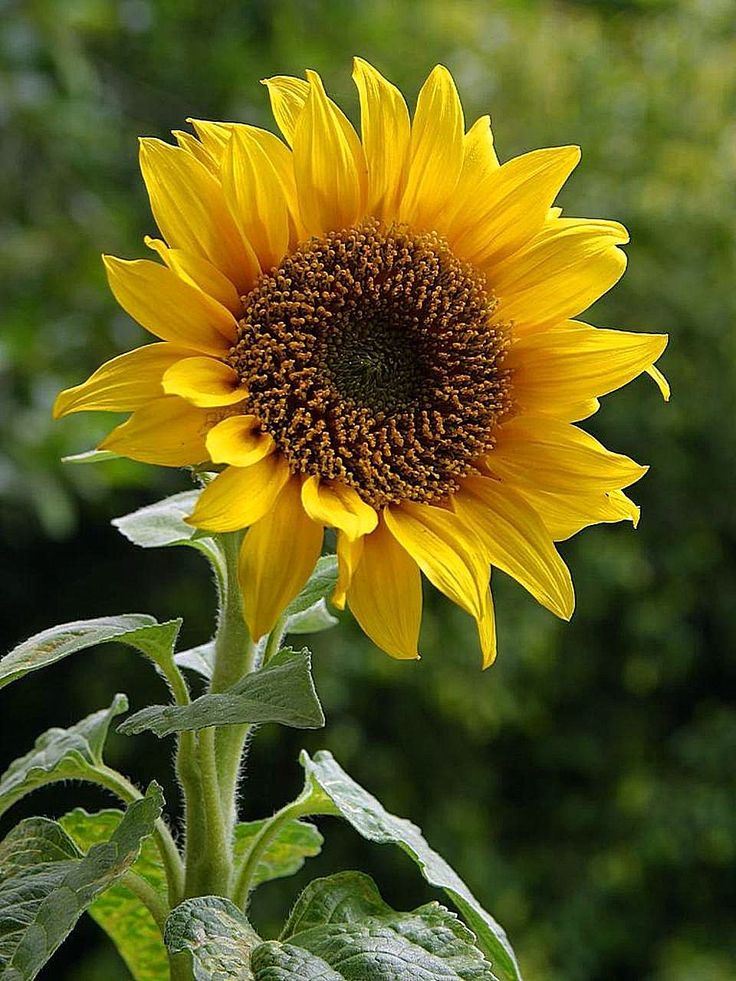
%> input picture praktikum/bunga.jpg, 736 x 981 px
$ octave praktikum1.m   (GNU Octave 9; MATLAB toolbox functions it lacks are replaced by stand-ins)
%> lines starting %> are read from the running program, lines starting %| are printed output that depends on the picture; in (x1, y1, x2, y2) boxes, pixels count from 0 and x2, y2 are one past the last pixel; in counts of white or black regions, pixels touching at a corner belong together; the program's own positions count from 1
 img = imread('C:/rima/Pengolahan Citra 4/praktek3/praktek3/bunga.jpg');
%> img is the input picture: size 981x736x3 uint8; mean R, G, B 98.4, 95.1, 31.8
 imshow(img);

ukuran = size (img);
%> ukuran = [981 736 3]


 [baris,kolom,z] = size (img);
%> baris = 981; kolom = 736; z = 3


 gray = rgb2gray(img);
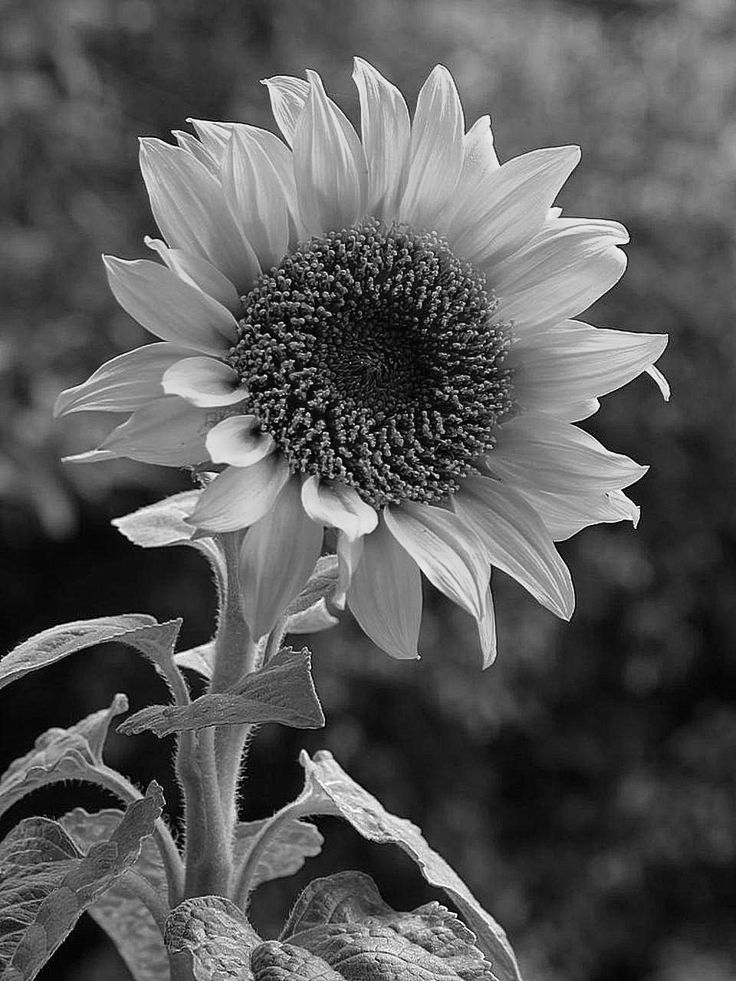
%> gray: size 981x736 uint8; min 0, max 254, mean 88.9
imshow(gray);

 bw = im2bw (gray);
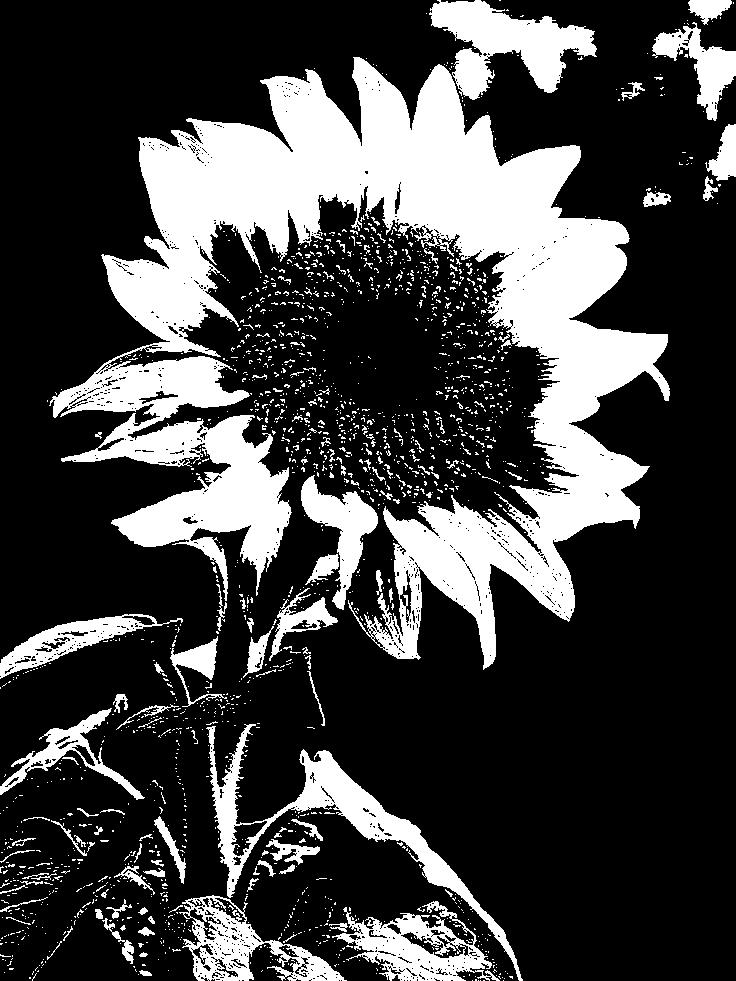
%> bw: size 981x736 logical; 25.8% white; 1871 white regions (1743 under 20 px), largest, box (x1, y1, x2, y2) and area: (49, 57, 670, 670) 126489, (206, 724, 523, 981) 9710, (429, 0, 597, 100) 8098
imshow(bw);


 subplot(1,3,1), imshow(img);
 subplot(1,3,2), imshow(gray);
 subplot(1,3,3), imshow(bw);

 imwrite(img, 'bungargb.png');
imwrite(gray, 'bungagray.png');
 imwrite(bw, 'bungabw.png');

$ run again, with praktikum/dua.jpg copied over praktikum/bunga.jpg
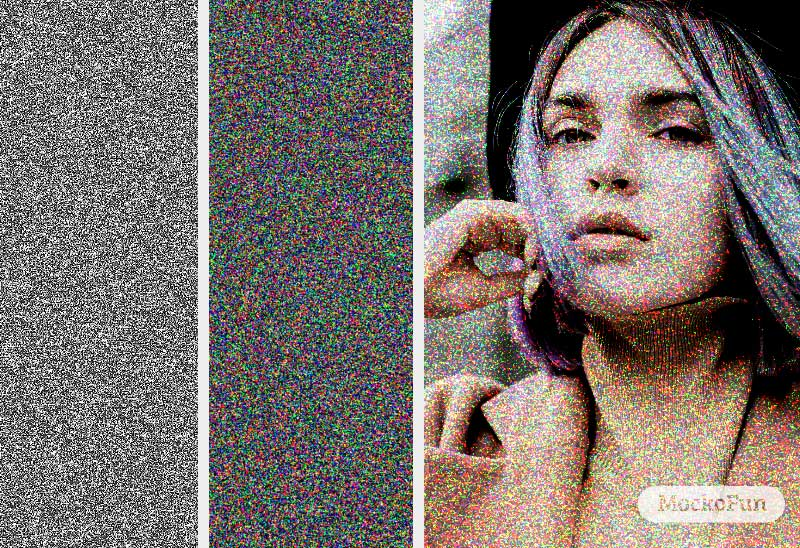
%> input picture praktikum/dua.jpg, 800 x 548 px
%> img is the input picture: size 548x800x3 uint8; mean R, G, B 122.8, 114.2, 109.8
%> `gray = rgb2gray(img);`:
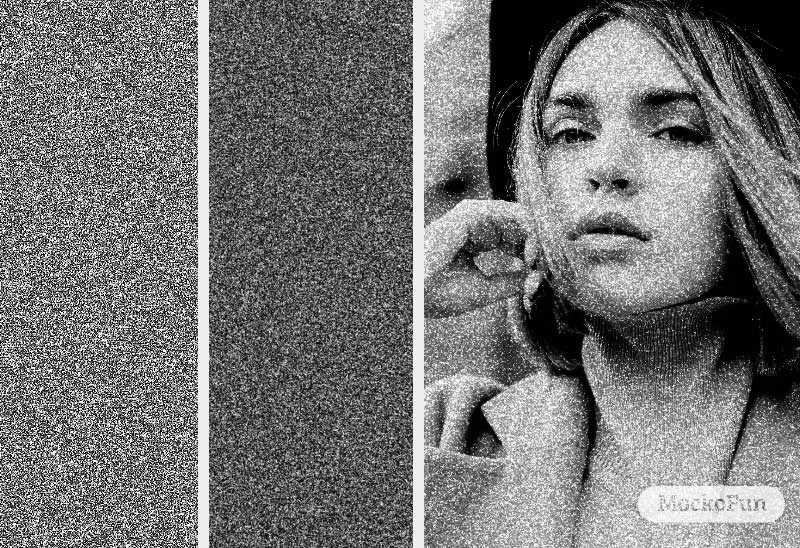
%> gray: size 548x800 uint8; min 0, max 255, mean 116.3
%> `bw = im2bw (gray);`:
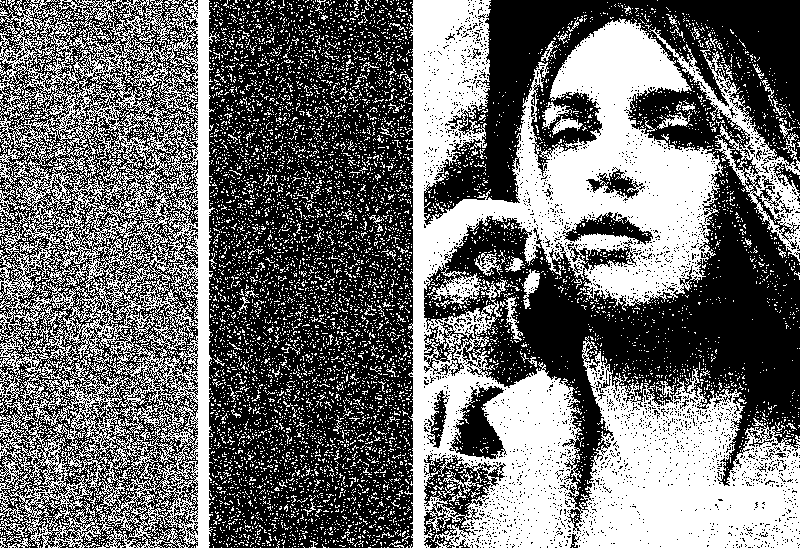
%> bw: size 548x800 logical; 43.4% white; 8552 white regions (8431 under 20 px), largest, box (x1, y1, x2, y2) and area: (404, 0, 800, 548) 99641, (0, 0, 217, 548) 54999, (648, 27, 800, 262) 5138
